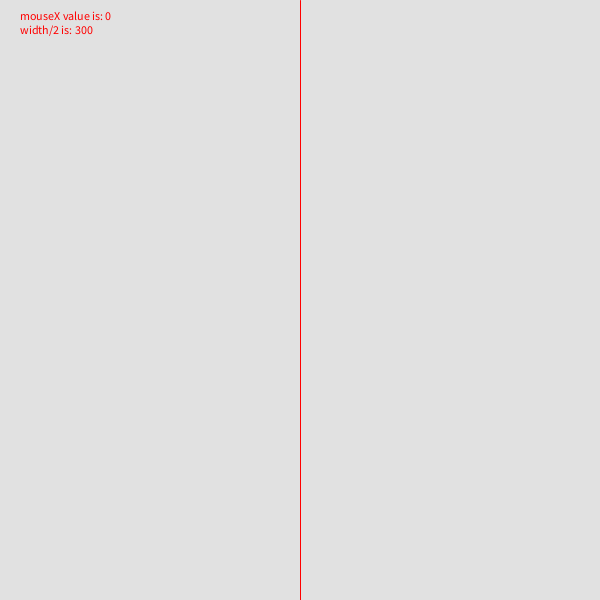
Frame 1 (no input)
Frame 60 (the mouse pressed at the canvas centre just before this capture): identical to frame 1, image omitted
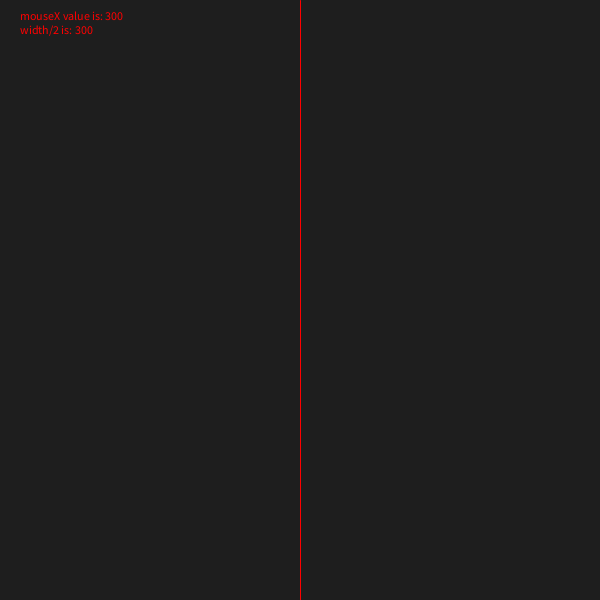
Frame 120 (the mouse held since frame 60 and released just before this capture)

The Processing sketch that drew these frames (run headless with seeded random() and noise(); from frame 60 on, the mouse is pressed at the canvas centre):

// Processing sketch: conditionals1
// ── conditionals1.pde
//draw a red line down the middle of the screen, from the top to bottom
//draw text in the top left corner that compares the middle of the screen to the mouse X position
//if the mouse X position is in the left half side, make the background light
// otherwise, make the background dark

void setup() {
  size(600,600);
}

void draw() {
  if (mouseX < width/2) {
    background(225);
  } else {
    background(30);
  }
  
  stroke(255,0,0);
  line(width/2, 0, width/2, height);
  fill(255,0,0);
  text("mouseX value is: " + mouseX + "\nwidth/2 is: " + width/2, 20, 20);
}
